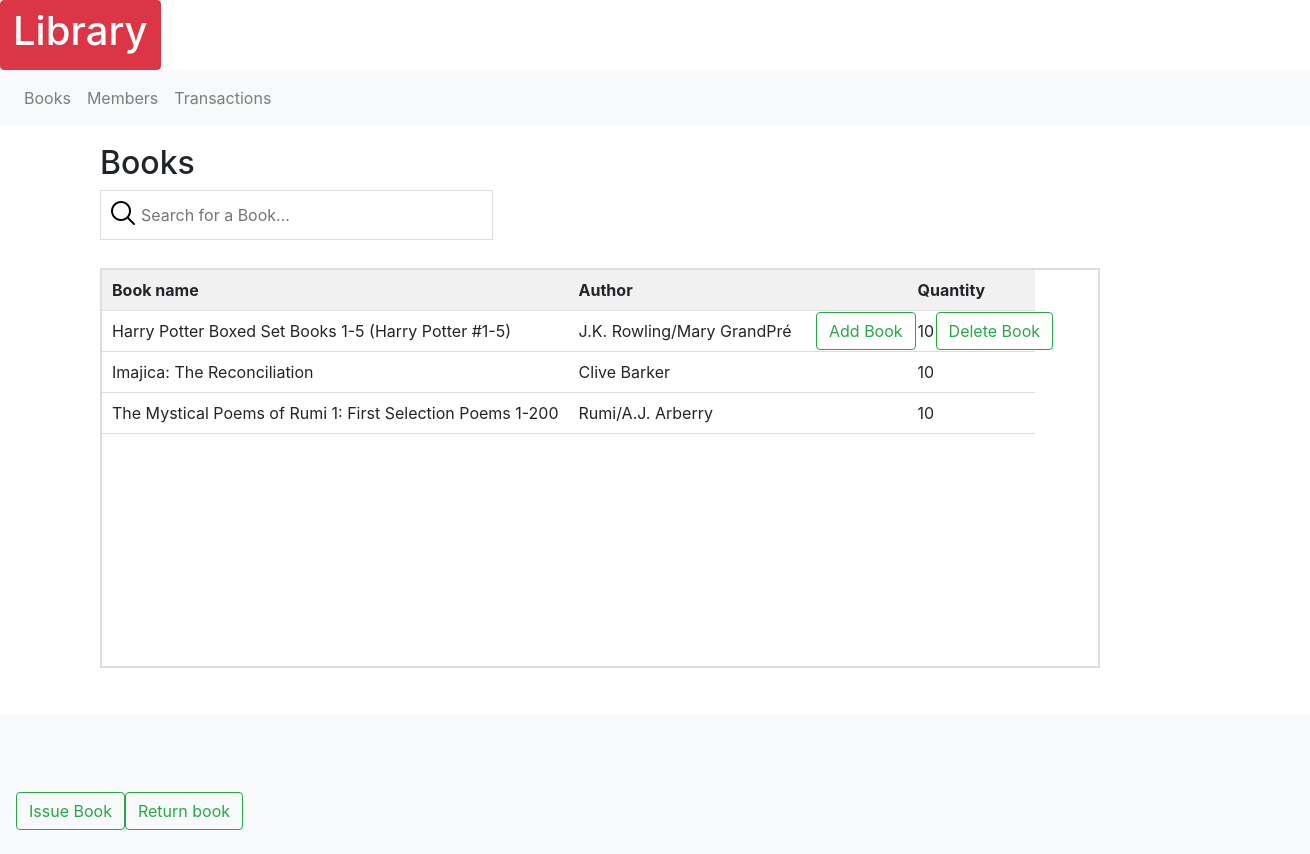
/index, run on the app's committed database.
### models.py (models this page shows, shortened)
class Books(db.Model):
    id = db.Column(db.Integer, primary_key=True)
    title = db.Column(db.String(100), nullable=False)
    author = db.Column(db.String(40))
    publisher = db.Column(db.String(40))
    quantity = db.Column(db.Integer, nullable=False)

### routes.py (the view)
@app.route('/')
@app.route('/index')
@app.route('/home/<a>', methods = ['POST', 'GET'])
def home(a=None):
    books = models.Books.query.all()
    if request.method =="POST":
        print(x)
    else:
        if a==None:
            return render_template('home.html', books=books, id=1)
        else:
            return render_template('home.html', books=books, id= a)

### templates/home.html (shortened to what this page needs)
{% extends "base.html" %}
{% block main %}
    <div class="Books">
      <h2>Books</h2>
      <form class="search_book" action="#" method="POST">
        <p><input type = "text" id="myInput" onkeyup="myFunction()" placeholder="Search for a Book..."/></p>
      </form>
                <table id="myTable"  >
                    <tr class="header">
                      <th width="50%">Book name</th>
                      <th>Author</th>
                      <th>Quantity</th>
                    </tr>
                  {% for book in books %}
                          <tr class="hov" onclick="getIndex(this)" >
                            <td >{{ book.title }}</td>
                            <td >{{ book.author }}</td>
                            <td>{{ book.quantity }}</td>
                          </tr>
                  {% endfor %}
                </table>
              </div>
              <nav class="navbar navbar-light bg-light">
                <form class="form-inline">
                  <button class="btn btn-outline-success" id="Add" type="button" onclick="location.href='{{ url_for('adds') }}'">Add Book</button>
                  <button class="btn btn-outline-success" id="Delete" type="button" onclick="location.href='{{ url_for('delete', book_n=id) }}'">Delete Book</button>
                </form>
                </nav>
                <nav class="navbar navbar-light bg-light">
                <form class="form-inline">
                  <button class="btn btn-outline-success" type="button" onclick="location.href='{{ url_for('isreturn', val='issue') }}'">Issue Book</button>
                  <button class="btn btn-outline-success" type="button" onclick="location.href='{{ url_for('isreturn', val='issue') }}'">Return book</button>
                </form>
              </nav>
{% endblock %}

### templates/base.html (shortened to what this page needs)
<html lang="en">
  <head>
    <link rel= "stylesheet" type= "text/css" href= "{{ url_for('static',filename='style.css') }}">
    <link rel="stylesheet" href="https://cdn.jsdelivr.net/npm/bootstrap@4.0.0/dist/css/bootstrap.min.css">
  </head>
  <body>
    <a href="{{ url_for('home') }}" class="btn btn-danger"><h1>Library</h1></a>
    <nav class="navbar navbar-expand-lg navbar-light bg-light">
      <div class="collapse navbar-collapse" id="navbarSupportedContent">
        <ul class="navbar-nav mr-auto">
          <li class="nav-item">
            <a class="nav-link" href="{{ url_for('home') }}">Books</a>
          </li>
          <li class="nav-item">
            <a class="nav-link" href="{{ url_for('members') }}">Members</a>
          </li>
          <li class="nav-item">
            <a class="nav-link" href="{{ url_for('transactions') }}">Transactions</a>
          </li>
        </ul>
      </div>
    </nav>
    <br>
    <br>
      {% block main %}
      {% endblock %}
  </body>

### static/style.css (style rules this page uses)
body { margin: 1.5em; font-family: sans-serif; }
a { text-decoration: none; color: black; }
.Books { list-style-type: none; position: relative; top: -30px; left: 100px; }
#myInput { background-image: url('../static/searchicon.png'); background-position: 7px 7px; background-repeat: no-repeat; width: 30%; font-size: 16px; padding: 12px 20px 12px 40px; border: 1px solid #ddd; margin-bottom: 12px; }
#myTable { overflow: scroll; overflow-y: scroll; height: 25em; display: block; overflow-x: hidden; border-collapse: collapse; width: 1000px; border: 2px solid #ddd; font-size: 16px; }
#myTable th, #myTable td { text-align: left; padding: 10px; }
#myTable tr { border-bottom: 1px solid #ddd; }
#myTable tr.header { background-color: #f1f1f1; }
.nav-item { font-size: 16; position: sticky; top: 200px; z-index: 1; }
#Add { position: relative; top: -410px; left: 800px; }
#Delete { position: relative; top: -410px; left: 820px; }

### data on the page
Books: title "Harry Potter Boxed Set Books 1-5 (Harry Potter #1-5)", author "J.K. Rowling/Mary GrandPré", quantity "10"
Books: title "Imajica: The Reconciliation", author "Clive Barker", quantity "10"
Books: title "The Mystical Poems of Rumi 1: First Selection Poems 1-200", author "Rumi/A.J. Arberry", quantity "10"
